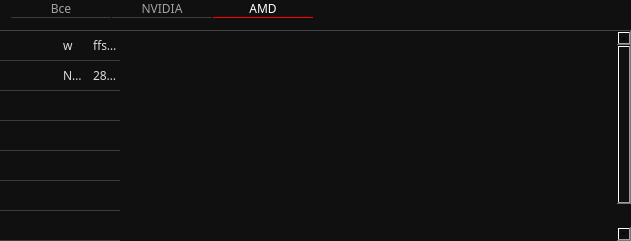
            <widget class="QFrame" name="frameBody">
             <property name="geometry">
              <rect>
               <x>50</x>
               <y>2210</y>
               <width>631</width>
               <height>241</height>
              </rect>
             </property>
             <property name="styleSheet">
              <string notr="true">background-color: #101010;
border: 0px;</string>
             </property>
             <property name="frameShape">
              <enum>QFrame::StyledPanel</enum>
             </property>
             <property name="frameShadow">
              <enum>QFrame::Raised</enum>
             </property>
             <widget class="QTabWidget" name="tabWidgetBody">
              <property name="enabled">
               <bool>true</bool>
              </property>
              <property name="geometry">
               <rect>
                <x>10</x>
                <y>0</y>
                <width>621</width>
                <height>31</height>
               </rect>
              </property>
              <property name="font">
               <font>
                <family>Montserrat Medium</family>
                <pointsize>9</pointsize>
               </font>
              </property>
              <property name="styleSheet">
               <string notr="true">QTabWidget::pane
{
	background: #101010;
	border-bottom: 1px solid rgb(60,60,60); 
	border-right: 0px;
	border-left: 0px;
	border-top:0px;
		
}

QTabBar::tab
{
	background-color: #101010;
	min-width: 100px;
	min-height: 10ex;
	margin-left: 1px;
	color: #a2a2a2;
	border-bottom: 1px solid rgb(60,60,60); 
	
}
QTabBar::tab:selected
{
	color: white;
	border-right: 0px;
	border-left: 0px;
	border-top:0px;
	border-bottom: 1px solid #FF0000;
}
QTabBar::tab:hover
{
	color: #FF0000;
	background: #252525;
}</string>
              </property>
              <property name="currentIndex">
               <number>2</number>
              </property>
              <widget class="QWidget" name="allBody">
               <attribute name="title">
                <string>Все</string>
               </attribute>
              </widget>
              <widget class="QWidget" name="tabB1">
               <attribute name="title">
                <string>NVIDIA</string>
               </attribute>
              </widget>
              <widget class="QWidget" name="tabB2">
               <attribute name="title">
                <string>AMD</string>
               </attribute>
              </widget>
             </widget>
             <widget class="QTableWidget" name="tableConfBody">
              <property name="enabled">
               <bool>true</bool>
              </property>
              <property name="geometry">
               <rect>
                <x>0</x>
                <y>30</y>
                <width>631</width>
                <height>211</height>
               </rect>
              </property>
              <property name="font">
               <font>
                <family>Montserrat Medium</family>
                <stylestrategy>PreferAntialias</stylestrategy>
               </font>
              </property>
              <property name="mouseTracking">
               <bool>true</bool>
              </property>
              <property name="focusPolicy">
               <enum>Qt::NoFocus</enum>
              </property>
              <property name="autoFillBackground">
               <bool>false</bool>
              </property>
              <property name="styleSheet">
               <string notr="true">QHeaderView
{	
	background-color: #101010;
	color: #dddddd;
	border: 0px;
	font-size: 14px;
	min-width: 100px;	
	min-height: 30px;
}

QHeaderView::section
{
	background-color: #101010;
	min-width: 10px;	
	min-height: 25px;
	border: 0px solid;
	border-right: 1px solid rgb(50,50,50); 
	color: #dddddd;
	font-size: 12px;
}

QHeaderView::section:hover {
   color: white;
	background-color: rgb(80,80,80);
}

QHeaderView::section{
    color: white;
	selection-background-color:#ffc0cb;
}

QTableWidget QTableCornerButton::section
{
	
	background: rgb(80,80,80);
	border-style: solid;
	border-width: 1px;
}

QTableWidget::item
{
 	border-bottom: 1px solid rgb(60,60,60); 
	border-right: 0px;
	border-left: 0px;
	border-top:0px;
}

QTableView
{
	background-color: #101010;
	color: #dddddd;
	border-top: 1px solid #434343;
	border-right: 0px;
	border-left: 0px;
	border-bottom: 0px;
}

QTableWidget::item:hover {
    color: white;
	border-bottom: 1px solid rgb(180,180,180);
}      

QTableWidget::item:selected
{
 	color: white;
	border-bottom: 1px solid rgb(180,180,180);
}

QScrollBar:vertical {
	border: none;
    background-color: #151515;
    width: 12px;
    margin: 15px 0 15px 0;
	border-radius: 0px;
 }

/*  HANDLE BAR VERTICAL */
QScrollBar::handle:vertical {	
	background-color: #151515;
	min-height: 30px;
	border-radius: 0px;
	border: 1px solid;
	border-right: 0px;
	border-color: rgb(60,60,60);
}
QScrollBar::handle:vertical:hover{	
	background-color:  rgb(50,50,50);
	border-color: rgb(60,60,60);
}
QScrollBar::handle:vertical:pressed {	
	background-color: rgb(120, 0, 2);
}

/* BTN TOP - SCROLLBAR */
QScrollBar::sub-line:vertical {
	background-color: #151515;
	height: 15px;
	subcontrol-position: top;
	subcontrol-origin: margin;
	border: 0px;
	border-bottom: 1px solid rgb(180, 0, 0);
}
QScrollBar::sub-line:vertical:hover {	
	background-color: #575757;
	border-color: #242424;
}
QScrollBar::sub-line:vertical:pressed {	
	background-color: rgb(120, 0, 2);
}

/* BTN BOTTOM - SCROLLBAR */
QScrollBar::add-line:vertical {
	background-color: #151515;
	height: 15px;
	subcontrol-position: bottom;
	subcontrol-origin: margin;
	border: 1px solid;
	border-color: rgb(60,60,60);
	border: 1px solid;
	border-top:1px solid rgb(180, 0, 0);
	border-right: 0px;
	border-bottom: 0px;
}
QScrollBar::add-line:vertical:hover {	
	background-color: #575757;
	border-color: #242424;
}
QScrollBar::add-line:vertical:pressed {	
	background-color: rgb(120, 0, 2);
}
/* RESET ARROW */
QScrollBar::up-arrow:vertical, QScrollBar::down-arrow:vertical {
	background: none;
}

QScrollBar::add-page:vertical, QScrollBar::sub-page:vertical {
	background: none;
}
</string>
              </property>
              <property name="editTriggers">
               <set>QAbstractItemView::SelectedClicked</set>
              </property>
              <property name="selectionMode">
               <enum>QAbstractItemView::SingleSelection</enum>
              </property>
              <property name="selectionBehavior">
               <enum>QAbstractItemView::SelectRows</enum>
              </property>
              <property name="showGrid">
               <bool>false</bool>
              </property>
              <property name="gridStyle">
               <enum>Qt::SolidLine</enum>
              </property>
              <property name="sortingEnabled">
               <bool>true</bool>
              </property>
              <attribute name="horizontalHeaderVisible">
               <bool>false</bool>
              </attribute>
              <attribute name="horizontalHeaderCascadingSectionResizes">
               <bool>true</bool>
              </attribute>
              <attribute name="horizontalHeaderDefaultSectionSize">
               <number>30</number>
              </attribute>
              <attribute name="horizontalHeaderHighlightSections">
               <bool>false</bool>
              </attribute>
              <attribute name="horizontalHeaderMinimumSectionSize">
               <number>15</number>
              </attribute>
              <attribute name="horizontalHeaderShowSortIndicator" stdset="0">
               <bool>true</bool>
              </attribute>
              <attribute name="horizontalHeaderStretchLastSection">
               <bool>false</bool>
              </attribute>
              <attribute name="verticalHeaderVisible">
               <bool>false</bool>
              </attribute>
              <attribute name="verticalHeaderCascadingSectionResizes">
               <bool>false</bool>
              </attribute>
              <attribute name="verticalHeaderMinimumSectionSize">
               <number>10</number>
              </attribute>
              <row>
               <property name="text">
                <string>w</string>
               </property>
              </row>
              <row>
               <property name="text">
                <string>New Row</string>
               </property>
              </row>
              <row>
               <property name="text">
                <string>New Row</string>
               </property>
              </row>
              <row>
               <property name="text">
                <string>New Row</string>
               </property>
              </row>
              <row>
               <property name="text">
                <string>New Row</string>
               </property>
              </row>
              <row>
               <property name="text">
                <string>New Row</string>
               </property>
              </row>
              <row>
               <property name="text">
                <string>New Row</string>
               </property>
              </row>
              <row>
               <property name="text">
                <string>New Row</string>
               </property>
              </row>
              <column>
               <property name="text">
                <string>Выбор</string>
               </property>
              </column>
              <column>
               <property name="text">
                <string>Склад</string>
               </property>
              </column>
              <column>
               <property name="text">
                <string>Название</string>
               </property>
              </column>
              <column>
               <property name="text">
                <string>др. параметры</string>
               </property>
              </column>
              <item row="0" column="0">
               <property name="text">
                <string/>
               </property>
              </item>
              <item row="0" column="2">
               <property name="text">
                <string>w</string>
               </property>
              </item>
              <item row="0" column="3">
               <property name="text">
                <string>ffssssrrrwrwer3333222234</string>
               </property>
              </item>
              <item row="1" column="2">
               <property name="text">
                <string>NVIDIA RTX 4080</string>
               </property>
              </item>
              <item row="1" column="3">
               <property name="text">
                <string>2878913412</string>
               </property>
              </item>
             </widget>
            </widget>
